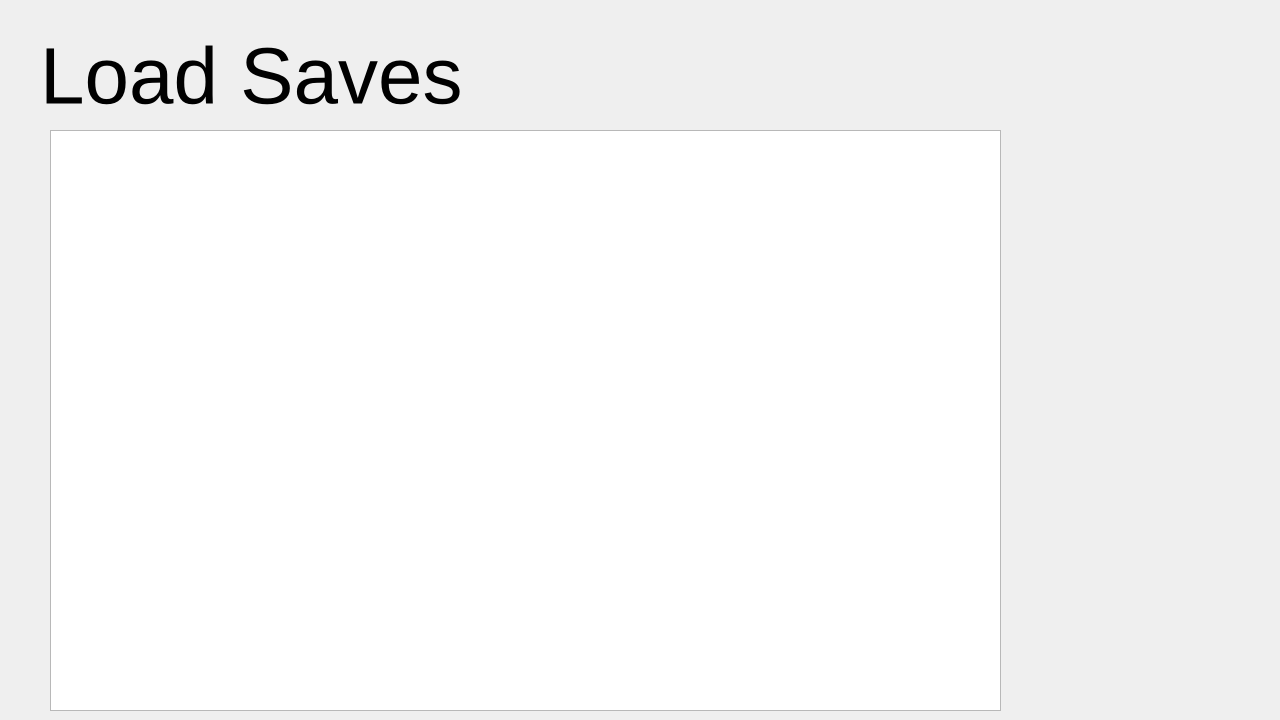
<?xml version="1.0" encoding="UTF-8"?>
<ui version="4.0">
 <class>LoadMenu</class>
 <widget class="QWidget" name="LoadMenu">
  <property name="geometry">
   <rect>
    <x>0</x>
    <y>0</y>
    <width>1280</width>
    <height>720</height>
   </rect>
  </property>
  <property name="windowTitle">
   <string>Form</string>
  </property>
  <property name="autoFillBackground">
   <bool>true</bool>
  </property>
  <widget class="QLabel" name="label">
   <property name="geometry">
    <rect>
     <x>40</x>
     <y>20</y>
     <width>541</width>
     <height>111</height>
    </rect>
   </property>
   <property name="font">
    <font>
     <pointsize>60</pointsize>
    </font>
   </property>
   <property name="text">
    <string>Load Saves</string>
   </property>
  </widget>
  <widget class="QListWidget" name="saveListWidget">
   <property name="geometry">
    <rect>
     <x>50</x>
     <y>130</y>
     <width>951</width>
     <height>581</height>
    </rect>
   </property>
   <property name="autoFillBackground">
    <bool>false</bool>
   </property>
  </widget>
 </widget>
 <resources/>
 <connections/>
</ui>
